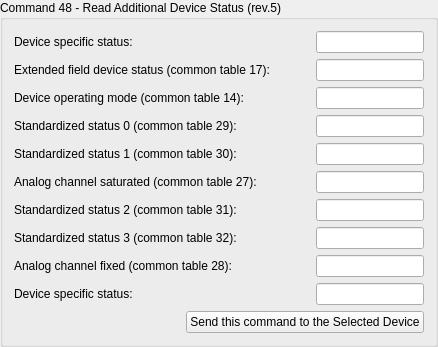
             <widget class="QGroupBox" name="command_48_group">
              <property name="title">
               <string>Command 48 - Read Additional Device Status (rev.5)</string>
              </property>
              <layout class="QVBoxLayout" name="verticalLayout_31">
               <item>
                <layout class="QHBoxLayout" name="horizontalLayout_71">
                 <item>
                  <widget class="QLabel" name="label_65">
                   <property name="text">
                    <string>Device specific status:                                     </string>
                   </property>
                  </widget>
                 </item>
                 <item>
                  <spacer name="horizontalSpacer_13">
                   <property name="orientation">
                    <enum>Qt::Horizontal</enum>
                   </property>
                   <property name="sizeHint" stdset="0">
                    <size>
                     <width>40</width>
                     <height>20</height>
                    </size>
                   </property>
                  </spacer>
                 </item>
                 <item>
                  <widget class="QLineEdit" name="lineEdit_command48_device_specific_status_1">
                   <property name="readOnly">
                    <bool>true</bool>
                   </property>
                  </widget>
                 </item>
                </layout>
               </item>
               <item>
                <layout class="QHBoxLayout" name="horizontalLayout_72">
                 <item>
                  <widget class="QLabel" name="label_66">
                   <property name="text">
                    <string>Extended field device status (common table 17):</string>
                   </property>
                  </widget>
                 </item>
                 <item>
                  <spacer name="horizontalSpacer_14">
                   <property name="orientation">
                    <enum>Qt::Horizontal</enum>
                   </property>
                   <property name="sizeHint" stdset="0">
                    <size>
                     <width>40</width>
                     <height>20</height>
                    </size>
                   </property>
                  </spacer>
                 </item>
                 <item>
                  <widget class="QLineEdit" name="lineEdit_command48_extended_field_device_status">
                   <property name="readOnly">
                    <bool>true</bool>
                   </property>
                  </widget>
                 </item>
                </layout>
               </item>
               <item>
                <layout class="QHBoxLayout" name="horizontalLayout_73">
                 <item>
                  <widget class="QLabel" name="label_67">
                   <property name="text">
                    <string>Device operating mode (common table 14):       </string>
                   </property>
                  </widget>
                 </item>
                 <item>
                  <spacer name="horizontalSpacer_16">
                   <property name="orientation">
                    <enum>Qt::Horizontal</enum>
                   </property>
                   <property name="sizeHint" stdset="0">
                    <size>
                     <width>40</width>
                     <height>20</height>
                    </size>
                   </property>
                  </spacer>
                 </item>
                 <item>
                  <widget class="QLineEdit" name="lineEdit_command48_device_operating_mode">
                   <property name="readOnly">
                    <bool>true</bool>
                   </property>
                  </widget>
                 </item>
                </layout>
               </item>
               <item>
                <layout class="QHBoxLayout" name="horizontalLayout_74">
                 <item>
                  <widget class="QLabel" name="label_68">
                   <property name="text">
                    <string>Standardized status 0 (common table 29):         </string>
                   </property>
                  </widget>
                 </item>
                 <item>
                  <spacer name="horizontalSpacer_19">
                   <property name="orientation">
                    <enum>Qt::Horizontal</enum>
                   </property>
                   <property name="sizeHint" stdset="0">
                    <size>
                     <width>40</width>
                     <height>20</height>
                    </size>
                   </property>
                  </spacer>
                 </item>
                 <item>
                  <widget class="QLineEdit" name="lineEdit_command48_standardized_status_0">
                   <property name="readOnly">
                    <bool>true</bool>
                   </property>
                  </widget>
                 </item>
                </layout>
               </item>
               <item>
                <layout class="QHBoxLayout" name="horizontalLayout_75">
                 <item>
                  <widget class="QLabel" name="label_69">
                   <property name="text">
                    <string>Standardized status 1 (common table 30):         </string>
                   </property>
                  </widget>
                 </item>
                 <item>
                  <spacer name="horizontalSpacer_20">
                   <property name="orientation">
                    <enum>Qt::Horizontal</enum>
                   </property>
                   <property name="sizeHint" stdset="0">
                    <size>
                     <width>40</width>
                     <height>20</height>
                    </size>
                   </property>
                  </spacer>
                 </item>
                 <item>
                  <widget class="QLineEdit" name="lineEdit_command48_standardized_status_1">
                   <property name="readOnly">
                    <bool>true</bool>
                   </property>
                  </widget>
                 </item>
                </layout>
               </item>
               <item>
                <layout class="QHBoxLayout" name="horizontalLayout_76">
                 <item>
                  <widget class="QLabel" name="label_70">
                   <property name="text">
                    <string>Analog channel saturated (common table 27):    </string>
                   </property>
                  </widget>
                 </item>
                 <item>
                  <spacer name="horizontalSpacer_23">
                   <property name="orientation">
                    <enum>Qt::Horizontal</enum>
                   </property>
                   <property name="sizeHint" stdset="0">
                    <size>
                     <width>40</width>
                     <height>20</height>
                    </size>
                   </property>
                  </spacer>
                 </item>
                 <item>
                  <widget class="QLineEdit" name="lineEdit_command48_analog_channel_saturated">
                   <property name="readOnly">
                    <bool>true</bool>
                   </property>
                  </widget>
                 </item>
                </layout>
               </item>
               <item>
                <layout class="QHBoxLayout" name="horizontalLayout_77">
                 <item>
                  <widget class="QLabel" name="label_71">
                   <property name="text">
                    <string>Standardized status 2 (common table 31):         </string>
                   </property>
                  </widget>
                 </item>
                 <item>
                  <spacer name="horizontalSpacer_24">
                   <property name="orientation">
                    <enum>Qt::Horizontal</enum>
                   </property>
                   <property name="sizeHint" stdset="0">
                    <size>
                     <width>40</width>
                     <height>20</height>
                    </size>
                   </property>
                  </spacer>
                 </item>
                 <item>
                  <widget class="QLineEdit" name="lineEdit_command48_standardized_status_2">
                   <property name="readOnly">
                    <bool>true</bool>
                   </property>
                  </widget>
                 </item>
                </layout>
               </item>
               <item>
                <layout class="QHBoxLayout" name="horizontalLayout_78">
                 <item>
                  <widget class="QLabel" name="label_72">
                   <property name="text">
                    <string>Standardized status 3 (common table 32):         </string>
                   </property>
                  </widget>
                 </item>
                 <item>
                  <spacer name="horizontalSpacer_25">
                   <property name="orientation">
                    <enum>Qt::Horizontal</enum>
                   </property>
                   <property name="sizeHint" stdset="0">
                    <size>
                     <width>40</width>
                     <height>20</height>
                    </size>
                   </property>
                  </spacer>
                 </item>
                 <item>
                  <widget class="QLineEdit" name="lineEdit_command48_standardized_status_3">
                   <property name="readOnly">
                    <bool>true</bool>
                   </property>
                  </widget>
                 </item>
                </layout>
               </item>
               <item>
                <layout class="QHBoxLayout" name="horizontalLayout_79">
                 <item>
                  <widget class="QLabel" name="label_73">
                   <property name="text">
                    <string>Analog channel fixed (common table 28):           </string>
                   </property>
                  </widget>
                 </item>
                 <item>
                  <spacer name="horizontalSpacer_26">
                   <property name="orientation">
                    <enum>Qt::Horizontal</enum>
                   </property>
                   <property name="sizeHint" stdset="0">
                    <size>
                     <width>40</width>
                     <height>20</height>
                    </size>
                   </property>
                  </spacer>
                 </item>
                 <item>
                  <widget class="QLineEdit" name="lineEdit_command48_analog_channel_fixed">
                   <property name="readOnly">
                    <bool>true</bool>
                   </property>
                  </widget>
                 </item>
                </layout>
               </item>
               <item>
                <layout class="QHBoxLayout" name="horizontalLayout_80">
                 <item>
                  <widget class="QLabel" name="label_74">
                   <property name="text">
                    <string>Device specific status:                                      </string>
                   </property>
                  </widget>
                 </item>
                 <item>
                  <spacer name="horizontalSpacer_29">
                   <property name="orientation">
                    <enum>Qt::Horizontal</enum>
                   </property>
                   <property name="sizeHint" stdset="0">
                    <size>
                     <width>40</width>
                     <height>20</height>
                    </size>
                   </property>
                  </spacer>
                 </item>
                 <item>
                  <spacer name="horizontalSpacer_28">
                   <property name="orientation">
                    <enum>Qt::Horizontal</enum>
                   </property>
                   <property name="sizeType">
                    <enum>QSizePolicy::Minimum</enum>
                   </property>
                   <property name="sizeHint" stdset="0">
                    <size>
                     <width>0</width>
                     <height>0</height>
                    </size>
                   </property>
                  </spacer>
                 </item>
                 <item>
                  <widget class="QLineEdit" name="lineEdit_command48_device_specific_status_2">
                   <property name="readOnly">
                    <bool>true</bool>
                   </property>
                  </widget>
                 </item>
                </layout>
               </item>
               <item alignment="Qt::AlignRight">
                <widget class="QPushButton" name="send_command48_button">
                 <property name="text">
                  <string>Send this command to the Selected Device</string>
                 </property>
                </widget>
               </item>
              </layout>
             </widget>
